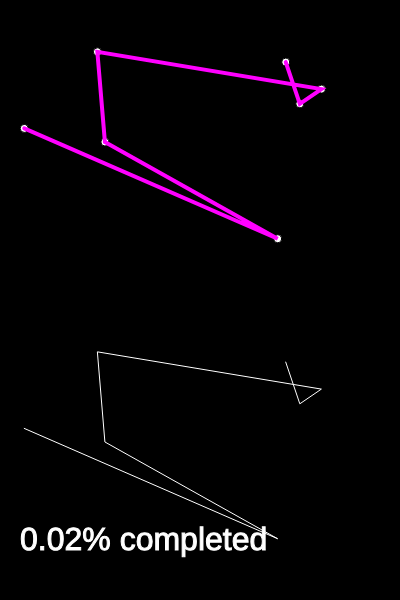
Frame 1 (no input)
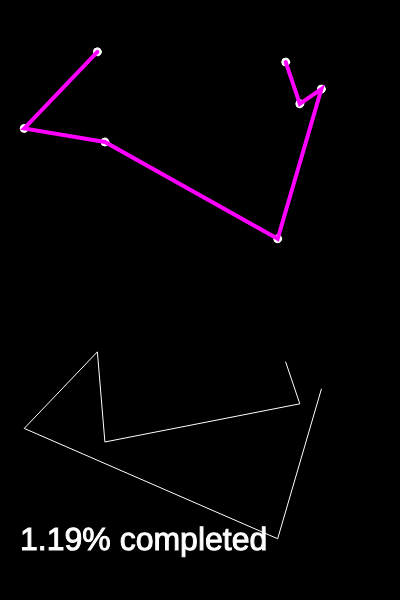
Frame 60 (no input)
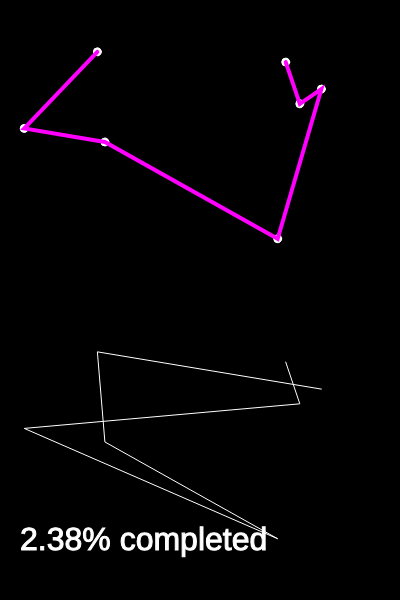
Frame 120 (the mouse pressed at the canvas centre since frame 60)

The p5.js sketch that drew these frames (run headless with seeded random() and noise() and a simulated clock; from frame 60 on, the mouse is pressed at the canvas centre):

// p5.js sketch
// ── sketch.js
var cities = [];
var totalCities = 7;
var order = [];
var recordDistance;
var bestEver;
var totalPermutations;
var count = 0;

function setup() {
    createCanvas(400, 600);
    for (var i = 0; i < totalCities; i++) {
        var v = createVector(random(width), random(height / 2));
        cities[i] = v;
        order[i] = i;
    }
    var d = calculateDistance(cities, order);
    recordDistance = d;
    bestEver = order.slice();
    totalPermutations = factorial(totalCities);
    console.log(totalPermutations);
}

function draw() {
    background(0);
    //frameRate(5);
    fill(255);
    for (var i = 0; i < cities.length; i++) {
        ellipse(cities[i].x, cities[i].y, 8, 8);
    }
    stroke(255, 0, 255);
    strokeWeight(4);
    noFill();
    beginShape();
    for (var i = 0; i < order.length; i++) {
        var n = bestEver[i];
        vertex(cities[n].x, cities[n].y);
    }
    endShape();
    translate(0, height / 2);
    stroke(255);
    strokeWeight(1);
    noFill();
    beginShape();
    for (var i = 0; i < order.length; i++) {
        var n = order[i];
        vertex(cities[n].x, cities[n].y);
    }
    endShape();
    var d = calculateDistance(cities, order);
    if(d < recordDistance){
        recordDistance = d;
        bestEver = order.slice();
    }
    nextOrder();
    textSize(32);
    fill(255);
    var percent = 100 * (count / totalPermutations);
    text(nf(percent, 0, 2) + "% completed", 20, height / 2 - 50);
}

function swap(a, i, j) {
    var temp = a[i];
    a[i] = a[j];
    a[j] = temp;
}

function calculateDistance(points, order) {
    var sum = 0;
    for (var i = 0; i < order.length - 1   ; i++) {
        var cityA = points[order[i]];
        var cityB = points[order[i + 1]];
        var d = dist(cityA.x, cityA.y, cityB.x, cityB.y);
        sum += d;
    }
    return sum;
}

function nextOrder() {
  var largestI = -1;
  for (var i = 0; i < order.length - 1; i++) {
    if (order[i] < order[i + 1]) {
      largestI = i;
    }
  }

  if (largestI == -1) {
    noLoop();
    console.log('finished');
  }

  // STEP 2
  var largestJ = -1;
  for (var j = 0; j < order.length; j++) {
    if (order[largestI] < order[j]) {
      largestJ = j;
    }
  }

  // STEP 3
  swap(order, largestI, largestJ);

  // STEP 4: reverse from largestI + 1 to the end
  var endArray = order.splice(largestI + 1);
  endArray.reverse();
  order = order.concat(endArray);
    count++;
}

function factorial(n) {
    if(n == 1){
        return 1;
    }
    return n * factorial(n - 1);
}
